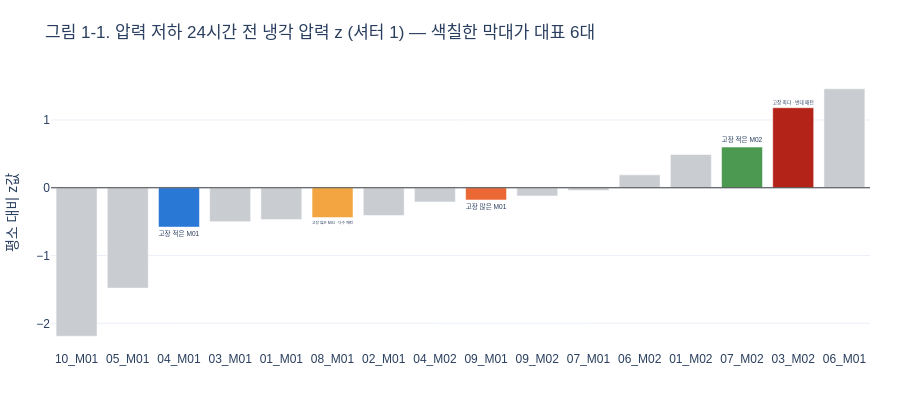

The cell this chart's notebook holds for it:
### Markdown cell above
## 1. 20대 요약과 대표 장비 위치

20대 전체를 한 줄씩 요약한다. **압력 저하 전 냉각 압력**은 압력 저하 24시간 전 구간(셔터 1)의 냉각 압력 z값 평균이다(원본 행 수 가중). 음수면 고장 전에 평소보다 낮고, 양수면 높다. 고장 전 구간이 200개 미만이면 비운다.

### Code cell
by_tool = df.groupby('Tool')
# 장비 × 고장 종류별 기록 수 (중복 제외)
fault_counts = (events.pivot_table(index='Tool', columns='종류', values='time', aggfunc='size', fill_value=0)
                .reindex(columns=ORDER, fill_value=0))

# ── 압력 저하 24시간 전 냉각 압력 z: 장비별 가중 평균 ──────────────
# 대상: 셔터 1 · 압력 저하 24시간 전 · z값이 있는 구간
drop_fault = FAULTS[0]
z_col = 'z_FLOWCOOLPRESSURE'
use_rows = is_shutter1 & is_prefault[drop_fault] & df[z_col].notna().to_numpy()
# 가중치 = 구간의 원본 행 수(n_rows, 약 4초당 1행) = 구간이 이어진 시간 길이
#   z_x_weight = z × n_rows,  장비별 가중 평균 = Σ z_x_weight / Σ n_rows
#   → 몇 초짜리 짧은 구간이 몇 분짜리 긴 구간과 같은 무게를 갖지 않게 한다
prefault_z = (df.loc[use_rows].assign(z_x_weight=lambda seg: seg[z_col] * seg.n_rows).groupby('Tool')
              .agg(z_x_weight_sum=('z_x_weight', 'sum'), weight_sum=('n_rows', 'sum'), n_segments=('n_rows', 'size')))

# ── 20대 요약 표 ─────────────────────────────────────────────────
summary = pd.DataFrame({'구분': [tool[3:] for tool in by_tool.size().index], '셔터 1 구간': by_tool.size(),
                        '기간(일)': ((full_df.groupby('Tool').time_end.max() - tool_start_by) / DAY).round(0).astype(int)},
                       index=by_tool.size().index)
summary = summary.join(fault_counts).fillna(0)
summary['고장 기록'] = summary[ORDER].sum(axis=1).astype(int)
summary['하루 묶음 사건'] = events.groupby('Tool').new.sum().reindex(summary.index).fillna(0).astype(int)
summary['압력 저하 전 냉각 압력 z'] = ((prefault_z.z_x_weight_sum / prefault_z.weight_sum)
                                    .where(prefault_z.n_segments >= 200)          # 고장 전 구간 200개 미만이면 비움
                                    .reindex(summary.index).round(2))
summary['대표'] = summary.index.map(ROLE).fillna('')
summary = summary.sort_values('고장 기록', ascending=False)
summary[ORDER] = summary[ORDER].astype(int)
display(summary)

# 대표 6대가 전체에서 차지하는 비율
sel_summary = summary.loc[SEL]
print('대표 6대 / 전체: ' + ' · '.join(
    f'{measure} {sel_summary[measure].sum():,}/{summary[measure].sum():,} ({sel_summary[measure].sum() / summary[measure].sum():.1%})'
    for measure in ['고장 기록', '하루 묶음 사건', '셔터 1 구간']))

# ── 그림 1-1: 장비별 압력 저하 전 냉각 압력 z (작은 값부터 정렬, 대표 6대만 색칠) ──
bar_data = summary.dropna(subset=['압력 저하 전 냉각 압력 z']).sort_values('압력 저하 전 냉각 압력 z')
fig = go.Figure(go.Bar(x=bar_data.index, y=bar_data['압력 저하 전 냉각 압력 z'],
                       marker_color=[TCOLOR.get(tool, '#c9cdd2') for tool in bar_data.index],
                       text=[ROLE.get(tool, '') for tool in bar_data.index], textposition='outside',
                       hovertemplate='%{x}<br>z %{y:.2f}<extra></extra>'))
fig.add_hline(y=0, line=dict(color='#444', width=1))
fig.update_layout(title='그림 1-1. 압력 저하 24시간 전 냉각 압력 z (셔터 1) — 색칠한 막대가 대표 6대',
                  yaxis_title='평소 대비 z값', xaxis_title='')
show(fig, 420)

### Figure 1 — Plotly figure (JSON) as saved in the notebook; plotly's stock layout.template omitted (floating-point values rounded to 4 significant figures)
{"data": [{"hovertemplate": "%{x}<br>z %{y:.2f}<extra></extra>", "marker": {"color": ["#c9cdd2", "#c9cdd2", "#2a78d6", "#c9cdd2", "#c9cdd2", "#f2a541", "#c9cdd2", "#c9cdd2", "#eb6834", "#c9cdd2", "#c9cdd2", "#c9cdd2", "#c9cdd2", "#4c9a52", "#b42318", "#c9cdd2"]}, "text": ["", "", "고장 적은 M01", "", "", "고장 많은 M01 · 다수 패턴", "", "", "고장 많은 M01", "", "", "", "", "고장 적은 M02", "고장 최다 · 반대 패턴", ""], "textposition": "outside", "type": "bar", "x": ["10_M01", "05_M01", "04_M01", "03_M01", "01_M01", "08_M01", "02_M01", "04_M02", "09_M01", "09_M02", "07_M01", "06_M02", "01_M02", "07_M02", "03_M02", "06_M01"], "y": [-2.19, -1.48, -0.58, -0.5, -0.47, -0.44, -0.41, -0.21, -0.18, -0.12, -0.04, 0.19, 0.49, 0.6, 1.18, 1.46]}], "layout": {"font": {"family": "Malgun Gothic, sans-serif"}, "height": 420, "margin": {"b": 70, "l": 30, "r": 30, "t": 75}, "shapes": [{"line": {"color": "#444", "width": 1}, "type": "line", "x0": 0, "x1": 1, "xref": "x domain", "y0": 0, "y1": 0, "yref": "y"}], "title": {"text": "그림 1-1. 압력 저하 24시간 전 냉각 압력 z (셔터 1) — 색칠한 막대가 대표 6대"}, "xaxis": {"title": {"text": ""}}, "yaxis": {"title": {"text": "평소 대비 z값"}}}}
